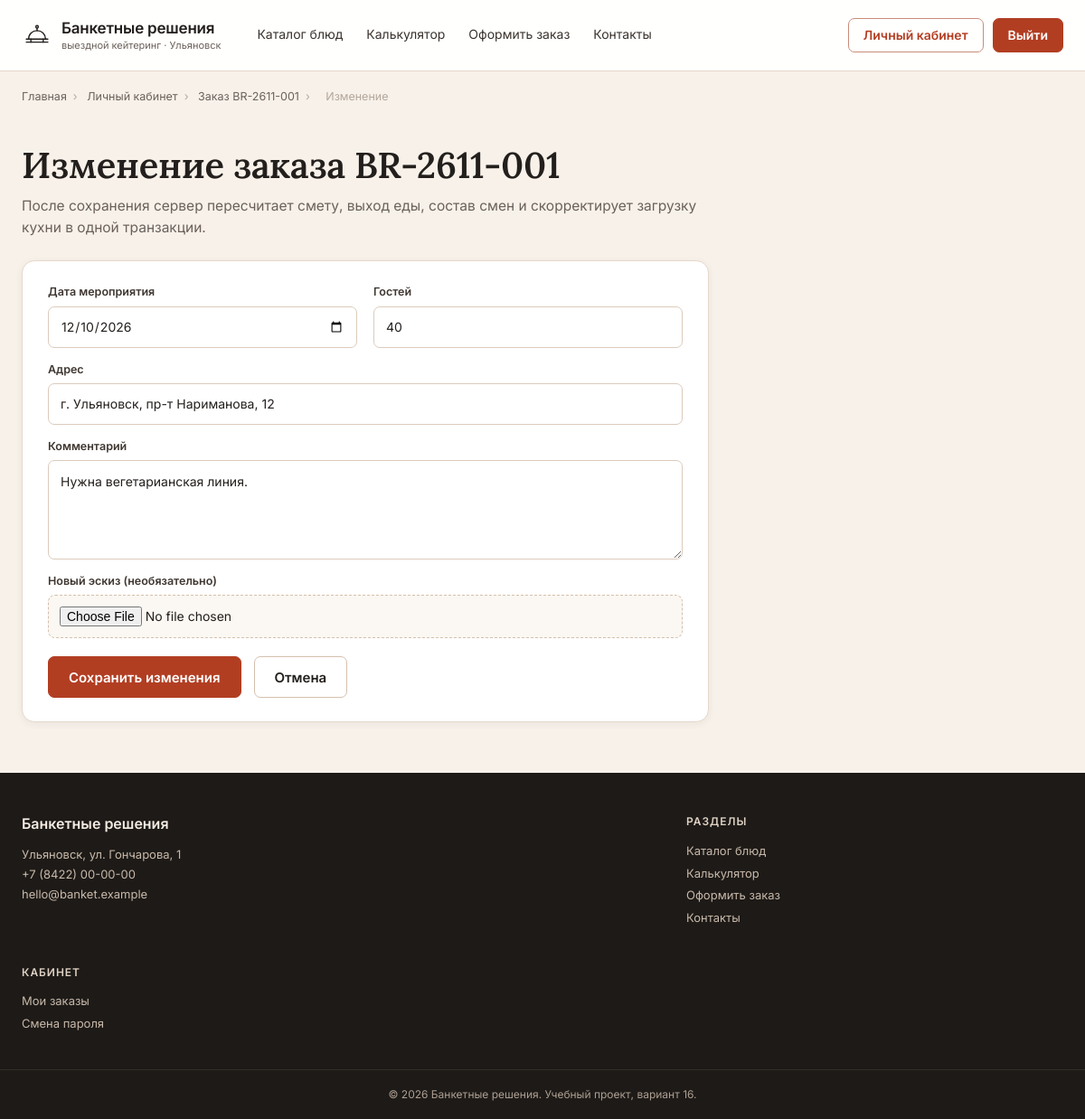
/account/orders/1/edit/ (signed in), run on the app's committed database.
### main/models.py (models this page shows, shortened)
class CateringOrder(models.Model):
    STATUS_NEW = 'new'
    STATUS_CONFIRMED = 'confirmed'
    STATUS_COOKING = 'cooking'
    STATUS_DONE = 'done'
    STATUS_CANCELLED = 'cancelled'
    STATUS_CHOICES = (
        (STATUS_NEW, 'Новая'),
        (STATUS_CONFIRMED, 'Подтверждён'),
        (STATUS_COOKING, 'Готовится'),
        (STATUS_DONE, 'Завершён'),
        (STATUS_CANCELLED, 'Отменён'),
    )
    DECOR_CHOICES = (
        (0, 'Без оформления'),
        (10, 'Стандарт (+10 %)'),
        (25, 'Сложное (+25 %)'),
    )
    number = models.CharField('Номер заказа', max_length=20, unique=True, blank=True)
    customer = models.ForeignKey(
        settings.AUTH_USER_MODEL, verbose_name='Заказчик', on_delete=models.CASCADE,
        related_name='orders',
    )
    event_format = models.ForeignKey(
        EventFormat, verbose_name='Формат', on_delete=models.PROTECT,
        related_name='orders',
    )
    menu_template = models.ForeignKey(
        MenuTemplate, verbose_name='Готовый сет', on_delete=models.SET_NULL,
        related_name='orders', null=True, blank=True,
    )
    event_date = models.DateField('Дата мероприятия')
    guests = models.PositiveIntegerField('Гостей')
    address = models.CharField('Адрес', max_length=250)
    contact_name = models.CharField('Контактное лицо', max_length=120)
    contact_phone = models.CharField('Телефон', max_length=24)
    contact_email = models.EmailField('E-mail')
    decor_percent = models.PositiveSmallIntegerField('Оформление, %', choices=DECOR_CHOICES, default=10)
    comment = models.TextField('Комментарий', blank=True)
    sketch = models.FileField(
        'Эскиз оформления', upload_to='sketches/', blank=True,
        validators=[validate_upload_extension, validate_upload_size],
    )
    status = models.CharField('Статус', max_length=12, choices=STATUS_CHOICES, default=STATUS_NEW)
    menu_total = models.DecimalField('Меню, ₽', max_digits=12, decimal_places=2, default=0)
    decor_total = models.DecimalField('Оформление, ₽', max_digits=12, decimal_places=2, default=0)
    staff_total = models.DecimalField('Персонал, ₽', max_digits=12, decimal_places=2, default=0)
    tableware_total = models.DecimalField('Посуда, ₽', max_digits=12, decimal_places=2, default=0)
    total = models.DecimalField('Итого, ₽', max_digits=12, decimal_places=2, default=0)
    output_per_guest = models.PositiveIntegerField('Выход, г/чел.', default=0)
    created_at = models.DateTimeField('Создан', auto_now_add=True)
    updated_at = models.DateTimeField('Обновлён', auto_now=True)
    class Meta:
        verbose_name = 'Заказ кейтеринга'
        verbose_name_plural = 'Заказы кейтеринга'
        ordering = ('-created_at',)
        indexes = [models.Index(fields=['event_date', 'status'])]
    @property
    def can_edit(self):
        if self.status == self.STATUS_CANCELLED:
            return False
        return (self.event_date - timezone.localdate()).days >= 2

### main/views.py (the view)
# urls.py: path('account/orders/<int:pk>/edit/', views.order_edit, name='order_edit'),
@login_required
def order_edit(request, pk):
    order = _get_order(request, pk)
    if order.customer_id != request.user.pk:
        raise PermissionDenied('Изменять заказ может только его владелец.')
    if not order.can_edit:
        messages.error(request, 'Изменить заказ нельзя: до мероприятия меньше 48 часов.')
        return redirect('main:order_detail', pk=order.pk)
    if request.method == 'POST':
        form = OrderEditForm(request.POST, request.FILES, instance=order)
        if form.is_valid():
            data = form.cleaned_data
            try:
                update_order(
                    order,
                    event_date=data['event_date'],
                    guests=data['guests'],
                    address=data['address'],
                    comment=data['comment'],
                    sketch=data.get('sketch'),
                )
            except KitchenUnavailable as exc:
                nearest = (
                    f' Ближайшая свободная дата — {exc.nearest_date:%d.%m.%Y}.'
                    if exc.nearest_date else ''
                )
                form.add_error(None, f'Недостаточно мест на кухне.{nearest}')
            else:
                messages.success(request, 'Изменения сохранены, смета пересчитана.')
                return redirect('main:order_detail', pk=order.pk)
    else:
        form = OrderEditForm(instance=order)
    return render(request, 'main/order_edit.html', {'order': order, 'form': form})

### main/forms.py (shortened to what this page needs)
class OrderEditForm(StyledFormMixin, forms.ModelForm):
    class Meta:
        model = CateringOrder
        fields = ('event_date', 'guests', 'address', 'comment', 'sketch')
        widgets = {
            'event_date': forms.DateInput(attrs={'type': 'date'}, format='%Y-%m-%d'),
            'guests': forms.NumberInput(attrs={'min': MIN_GUESTS, 'max': MAX_GUESTS}),
            'address': forms.TextInput(),
            'comment': forms.Textarea(attrs={'rows': 3}),
            'sketch': forms.ClearableFileInput(attrs={'accept': '.png,.jpg,.jpeg,.webp,.pdf'}),
        }
    def __init__(self, *args, **kwargs):
        super().__init__(*args, **kwargs)
        min_date = timezone.localdate() + timedelta(days=MIN_DAYS_AHEAD)
        self.fields['event_date'].widget.attrs['min'] = min_date.isoformat()
        self.fields['sketch'].required = False

### main/views.py (called while the page is built)
def _order_queryset():
    return CateringOrder.objects.select_related('customer', 'event_format').prefetch_related(
        'items__dish__category', 'shifts', 'reviews',
    )

def _get_order(request, pk):
    order = get_object_or_404(_order_queryset(), pk=pk)
    if order.customer_id != request.user.pk and not is_manager(request.user):
        raise PermissionDenied('Это заказ другого пользователя.')
    return order

### templates/main/order_edit.html (shortened to what this page needs)
{% extends 'base.html' %}
{% block content %}
<div class="container">
  <nav class="breadcrumbs" aria-label="Хлебные крошки">
    <a href="{% url 'main:index' %}">Главная</a><span>›</span>
    <a href="{% url 'main:account' %}">Личный кабинет</a><span>›</span>
    <a href="{% url 'main:order_detail' order.pk %}">Заказ {{ order.number }}</a><span>›</span>
    <span aria-current="page">Изменение</span>
  </nav>
  <div class="page-head">
    <h1>Изменение заказа {{ order.number }}</h1>
    <p>После сохранения сервер пересчитает смету, выход еды, состав смен и скорректирует загрузку кухни в одной транзакции.</p>
  </div>
  <form class="card card-narrow" action="{% url 'main:order_edit' order.pk %}" method="post" enctype="multipart/form-data" novalidate>
    <div class="form-grid">
      <div class="field{% if form.event_date.errors %} invalid{% endif %}">
        <label for="{{ form.event_date.id_for_label }}">Дата мероприятия</label>
        {{ form.event_date }}
      </div>
      <div class="field{% if form.guests.errors %} invalid{% endif %}">
        <label for="{{ form.guests.id_for_label }}">Гостей</label>
        {{ form.guests }}
      </div>
      <div class="field full{% if form.address.errors %} invalid{% endif %}">
        <label for="{{ form.address.id_for_label }}">Адрес</label>
        {{ form.address }}
      </div>
      <div class="field full{% if form.comment.errors %} invalid{% endif %}">
        <label for="{{ form.comment.id_for_label }}">Комментарий</label>
        {{ form.comment }}
      </div>
      <div class="field full{% if form.sketch.errors %} invalid{% endif %}">
        <label for="{{ form.sketch.id_for_label }}">Новый эскиз (необязательно)</label>
        {{ form.sketch }}
      </div>
    </div>
    <div class="form-actions">
      <button class="btn btn-primary" type="submit">Сохранить изменения</button>
      <a class="btn btn-ghost" href="{% url 'main:order_detail' order.pk %}">Отмена</a>
    </div>
  </form>
</div>
{% endblock %}

### static/css/style.css (style rules this page uses)
:root { --bg:#F7F1EA; --surface:#FFFFFF; --surface-2:#FBF7F2; --sand:#F1E3D3; --sand-2:#E9D6C1; --primary:#B23E22; --primary-hover:#923018; --primary-soft:#F6E3D8; --text:#231F1C; --muted:#6B615A; --border:#E6D8CA; --border-strong:#D4C0AD; --footer:#1D1A17; --footer-text:#F4ECE3; --footer-muted:#C8B9AA; --success:#2F6B45; --success-bg:#EAF4EE; --warning:#8A5410; --warning-bg:#FCF0DC; --error:#A32B1C; --error-bg:#FBEAE7; --radius:10px; --radius-lg:14px; --shadow:0 2px 8px rgba(35,31,28,.06); --shadow-md:0 10px 30px rgba(35,31,28,.08); --sans:'Inter',-apple-system,'Segoe UI',Arial,sans-serif; --serif:'Lora',Georgia,'Times New Roman',serif; --container:1200px; --gutter:24px; }
*,*::before,*::after { box-sizing:border-box }
html { scroll-behavior:smooth }
body { margin:0;background:var(--bg);color:var(--text);font:400 16px/1.55 var(--sans);-webkit-font-smoothing:antialiased;text-rendering:optimizeLegibility }
a { color:inherit;text-decoration:none }
button,input,select,textarea { font:inherit;color:inherit }
button { cursor:pointer }
.container { width:min(var(--container),calc(100% - 48px));margin-inline:auto }
.btn { display:inline-flex;align-items:center;justify-content:center;gap:8px;min-height:46px;padding:0 22px;border-radius:7px;border:1px solid transparent;font-weight:600;font-size:15px;line-height:1;text-align:center;transition:background .18s,color .18s,border-color .18s,box-shadow .18s;white-space:nowrap }
.btn-primary { background:var(--primary);color:#fff;border-color:var(--primary) }
.btn-ghost { background:#fff;color:var(--text);border-color:var(--border-strong) }
h1,h2,h3,h4 { margin:0;font-family:var(--serif);font-weight:600;letter-spacing:-.3px }
h1 { font-size:44px;line-height:1.15 }
p { margin:0 }
.page-head { padding:44px 0 24px }
.page-head h1 { font-size:40px;margin-bottom:10px }
.page-head p { max-width:760px;color:var(--muted);font-size:15.5px }
.field { display:flex;flex-direction:column;gap:7px;min-width:0 }
.field label,.field .label { font:600 12.5px/1.3 var(--sans);color:#3E3630 }
.input,.select,.textarea { width:100%;min-height:46px;border:1px solid #DCCBBC;border-radius:7px;background:#fff;padding:0 13px;font-size:14px;color:var(--text);transition:border-color .15s,box-shadow .15s }
.input::placeholder,.textarea::placeholder { color:#8B7F75 }
.textarea { min-height:120px;padding:12px 13px;resize:vertical }
.card { background:#fff;border:1px solid var(--border);border-radius:var(--radius-lg);padding:26px 28px;box-shadow:var(--shadow) }
.form-grid { display:grid;grid-template-columns:1fr 1fr;gap:16px 18px }
.form-grid .full { grid-column:1/-1 }
.form-actions { display:flex;align-items:center;gap:14px;flex-wrap:wrap;margin-top:22px }
.breadcrumbs { font-size:12.5px;color:var(--muted);padding-top:18px }
.breadcrumbs span { margin:0 7px;color:#B4A79B }
.form-actions { display:flex;align-items:center;gap:14px;flex-wrap:wrap;margin-top:20px }
.file-input { display:block;width:100%;padding:12px;border:1px dashed var(--border-strong);border-radius:8px;background:var(--surface-2);font-size:14px }
.textarea { min-height:110px;resize:vertical }
.card-narrow { max-width:760px }

### data on the page
CateringOrder: number "BR-2611-001", event_date "12/10/2026", guests "40", address "г. Ульяновск, пр-т Нариманова, 12", comment "Нужна вегетарианская линия."
